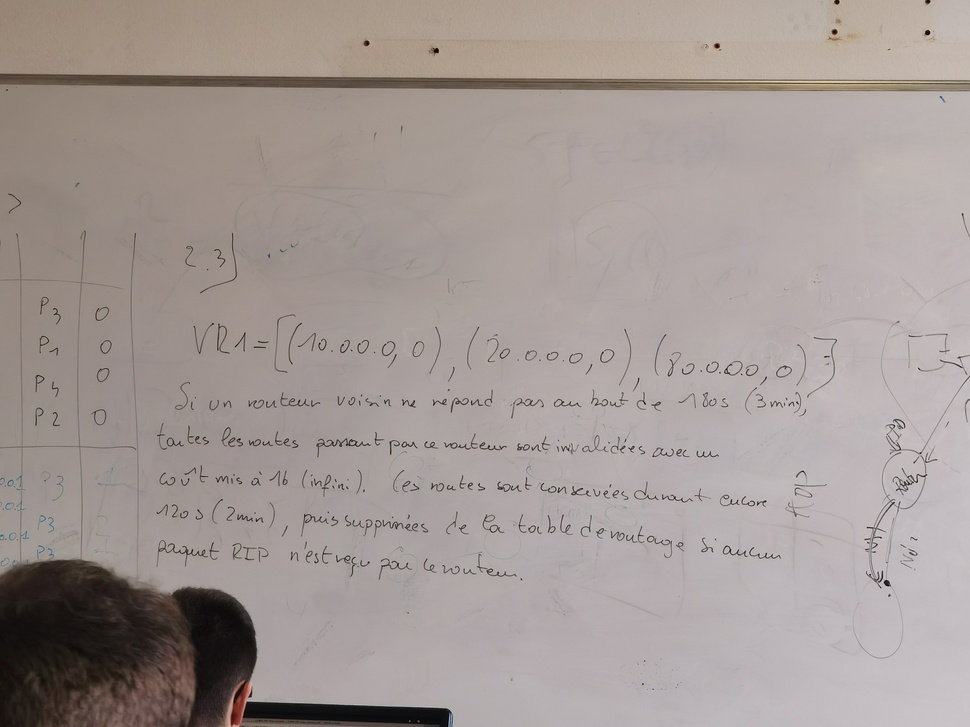
#> input picture All_images/23.jpg, 970 x 727 px, shrunk from 4096 x 3072 before the run, found by its file name
$ python Main_test.py
#> lines starting #> are read from the running program, lines starting #| are printed output that depends on the picture; after the words box and inside, x2 and y2 are one past the last pixel; in counts of white or black regions, pixels touching at a corner belong together
import cv2
import numpy as np
import matplotlib.image as pltimg
import matplotlib.pyplot as plt


# [306 lines left out: functions comparerPixel, convGris, seuil, griserPixel, delimitationImage, binarisationVT and 11 more, not called in this run]

def getCouleurCentre(img):
    """ Récupère la couleur la plus dominante au centre de l'image pour récuperer la couleur du tableau"""
    xcentre = int (img.shape[1]/2)  # avant : (img.shape[0]/2)
    ycentre = int(img.shape[0]/2)   # avant : (img.shape[1]/2)
    couleur0 = 0
    couleur1 = 0
    couleur2 = 0
    nbPixel = 250000
    #On parcourt les pixels du centre de l'image
    for i in range (ycentre-250, ycentre + 250):       # avant : for j
        for j in range (xcentre-250, xcentre + 250):   # avant : for i
            couleur0 += img[i,j][0]
            couleur1 += img[i,j][1]
            couleur2 += img[i,j][2]

    couleur0 //= nbPixel
    couleur1 //= nbPixel
    couleur2 //= nbPixel

    return [couleur0,couleur1,couleur2]


def connexite4texteNonBin(img):
    """ Prend une image avec un tableau,
    et renvoie une autre image avec seulement le texte en blanc

    param :
    img : image dont on vous rendre le texte blanc et le reste noir
    """
    image_padded = np.zeros((img.shape[0] + 8, img.shape[1] + 8, 3), dtype = np.uint8)
    image_padded[4 : -4, 4: -4,0]= img[:,:,0] # [:,:,0] on peut faire cette manip, qd ya 3 canaux au lieu de 1, quand on met une image en niveau de gris seulement mettre 2 canaux. Faut que j'essaye de le faire d'ailleurs
    image_padded[4 : -4, 4: -4,1] = img[:,:,1]
    image_padded[4 : -4, 4: -4,2] = img[:,:,2]

    resfinal = np.zeros((img.shape[0] + 8, img.shape[1] + 8), dtype = np.uint8)
    marge = 60
    couleur = getCouleurCentre(img)

    for i in range (img.shape[0]):
        for j in range(img.shape[1]):
            # if ( (107 <= img[i,j,0] <= 184) and (130 <= img[i,j,1] <= 208) and (161 <= img[i,j,2] <= 242) ) : texte blanc
            # if ( (15 <= img[i,j,0] <= 100) and (10 <= img[i,j,1] <= 100) and (6 <= img[i,j,2] <= 100) ) : # texte noir
            if ( (15 <= img[i,j,0] <= 100) and (10 <= img[i,j,1] <= 100) and (6 <= img[i,j,2] <= 100) ) : # texte noir
                for k in range(j-4,j+4):
                    if ( (couleur[0]-marge <= image_padded[i,k][0] <= couleur[0]+marge) and (couleur[1]-marge <= image_padded[i,k][1] <= couleur[1]+marge) and (couleur[2]-marge <= image_padded[i,k][2] <= couleur[2]+marge) ):
                        resfinal[i,j] = 255
                for l in range(i-4,i+4):
                    if ( (couleur[0]-marge <= image_padded[l,j][0] <= couleur[0]+marge) and (couleur[1]-marge <= image_padded[l,j][1] <= couleur[1]+marge) and (couleur[2]-marge <= image_padded[l,j][2] <= couleur[2]+marge) ) :
                        resfinal[i,j] = 255

    return resfinal

def main():

    #SEGMENTATION ET BINARISATION DU TABLEAU-
    #./Images_Train_et_test/Entrainement_(57)/23.jpg
    img = pltimg.imread("D:/Dossier_chelou/Users/kelli/Documents/GitHub/Projet-Image-Suicide-Squad-/Images_Train_et_test/Entrainement_(57)/23.jpg")
#> img is the input picture: shape (727, 970, 3); mean R, G, B 163.5, 153.4, 150
    # new_img = texteNoir(img)
    new_img = connexite4texteNonBin(img)
#> in connexite4texteNonBin, `image_padded[4 : -4, 4: -4,0]= img[:,:,0] # [:,:,0] on peut faire cett..`:
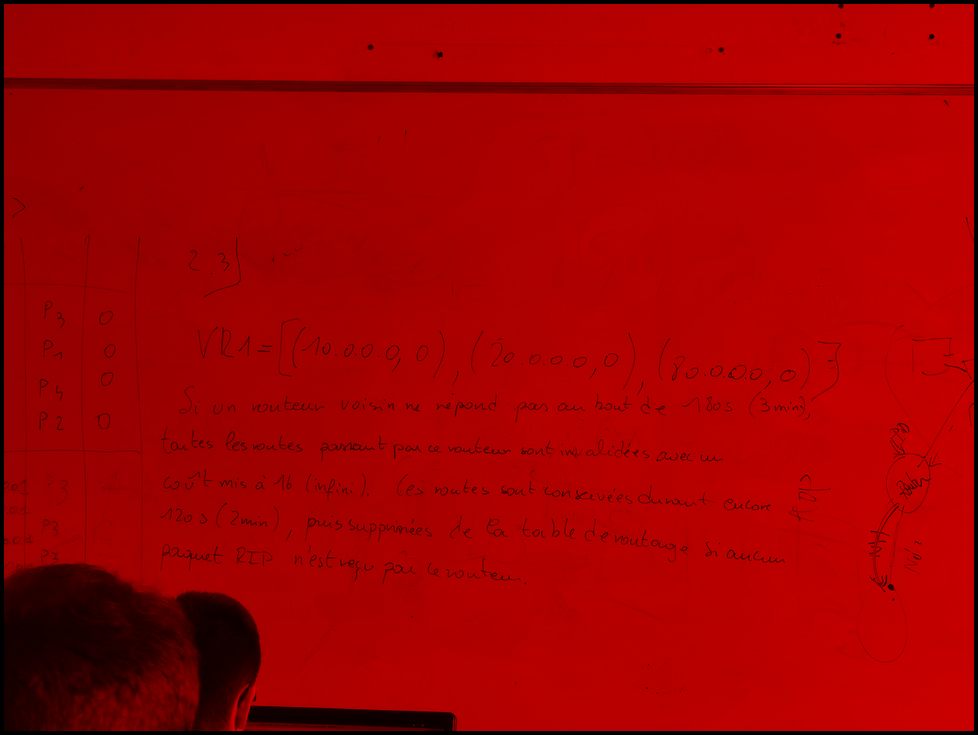
#> image_padded: shape (735, 978, 3); mean R, G, B 160.4, 0, 0
#> in connexite4texteNonBin, `image_padded[4 : -4, 4: -4,1] = img[:,:,1]`:
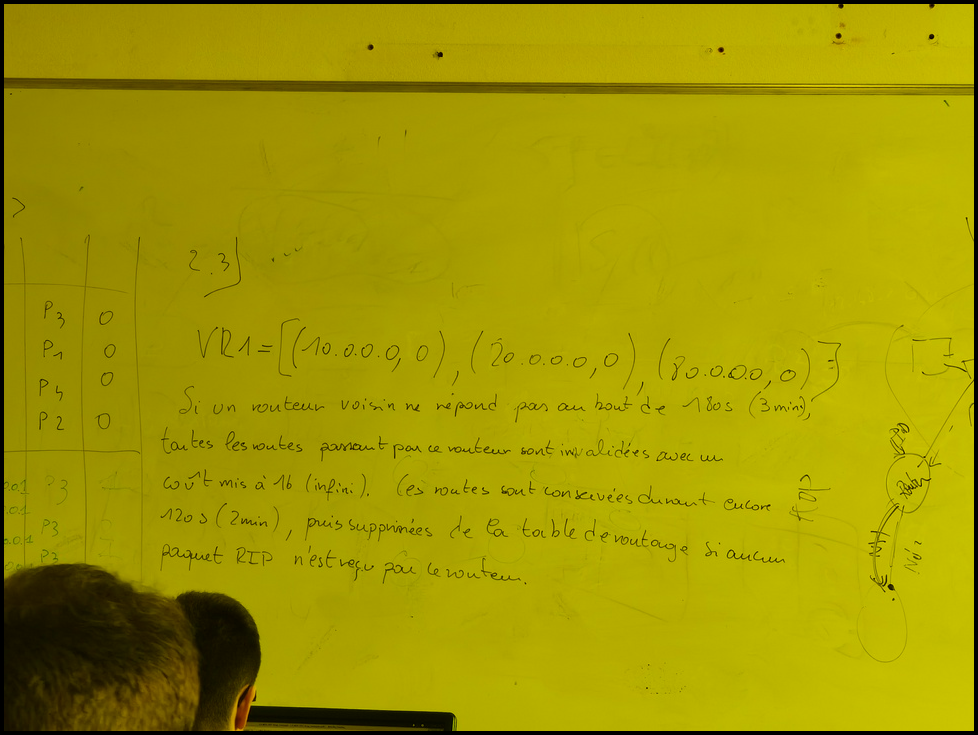
#> image_padded: shape (735, 978, 3); mean R, G, B 160.4, 150.5, 0
#> in connexite4texteNonBin, `image_padded[4 : -4, 4: -4,2] = img[:,:,2]`:
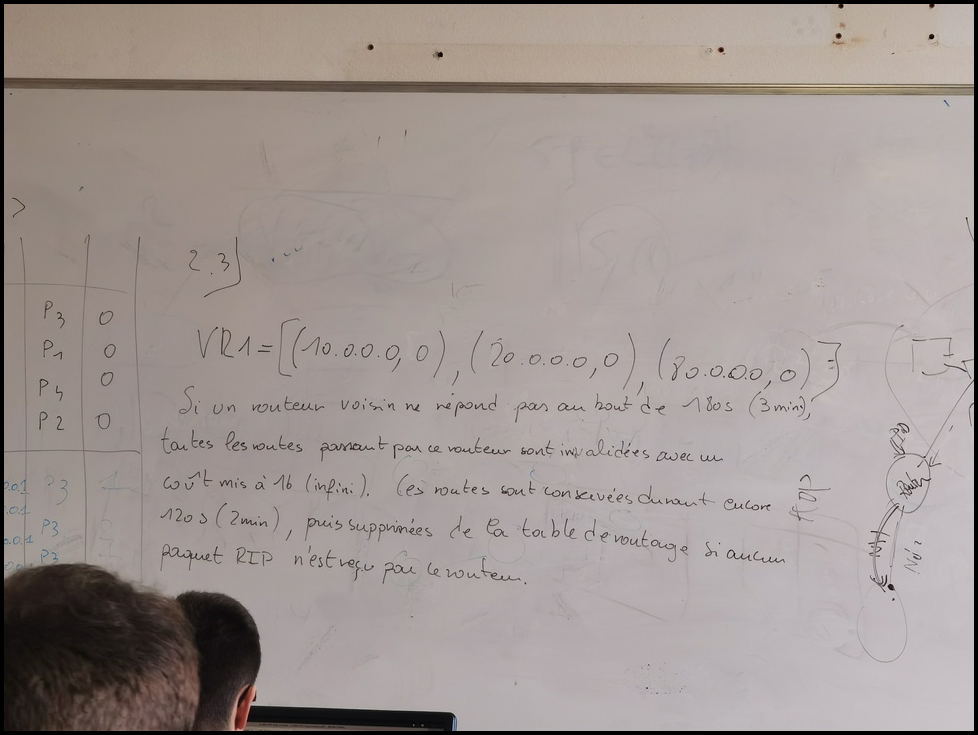
#> image_padded: shape (735, 978, 3); mean R, G, B 160.4, 150.5, 147.1
#> after the loop in getCouleurCentre, `for i in range (ycentre-250, ycentre + 250):`: couleur0 = 42268010; couleur1 = 39905062; couleur2 = 39362241
#> in getCouleurCentre, `couleur0 //= nbPixel`: couleur0 = 169
#> in getCouleurCentre, `couleur1 //= nbPixel`: couleur1 = 159
#> in getCouleurCentre, `couleur2 //= nbPixel`: couleur2 = 157
#> in connexite4texteNonBin, `couleur = getCouleurCentre(img)`: couleur = [169, 159, 157]
#> after the loop in connexite4texteNonBin, `for i in range (img.shape[0]):`:
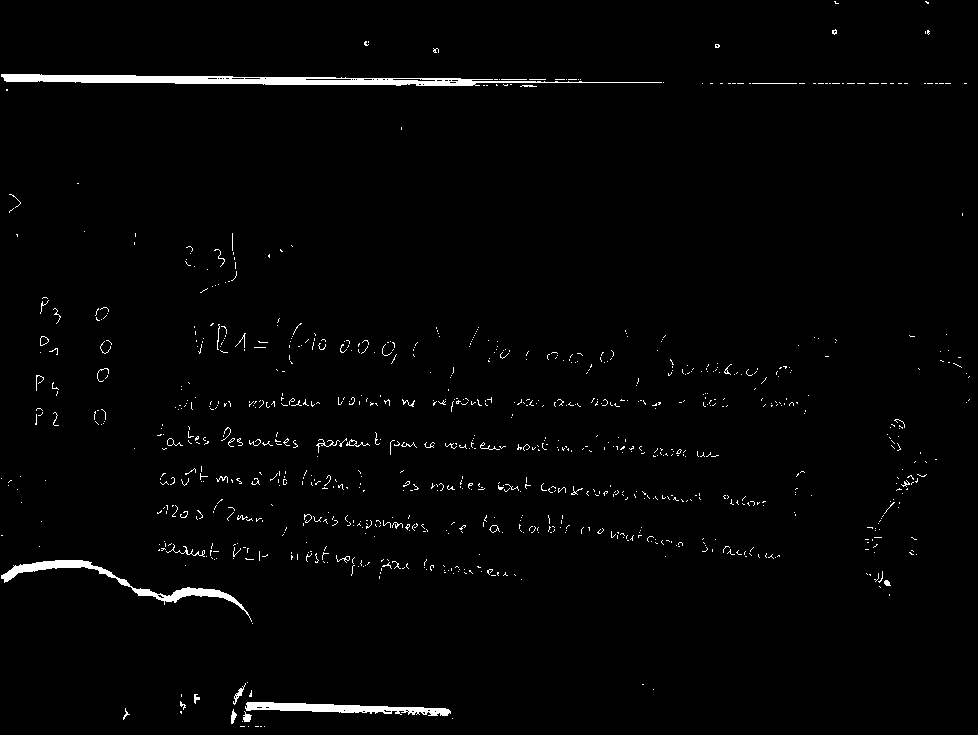
#> resfinal: shape (735, 978); 1.7% white; 931 white regions (884 under 20 px), largest, box (x1, y1, x2, y2) and area: (1, 74, 662, 86) 3673, (1, 560, 252, 622) 1694, (245, 702, 451, 716) 1462
    # contours(img)
    # gris = convGris(img)

    # new_img = seuilCentre(img) # fail 0.jpg,

    # plt.figure()
    # plt.imshow(gris, cmap ='gray')

    # res = connexite4texte(gris)
    # #-

    # #BINARISATION DE LA VERITE TERRAIN-
    # #./Json/JsonIlan/49VT/label.png
    # #./Json/JsonTigran/23VT/label.png
    # vt_img = pltimg.imread("./Json/JsonIlan/54VT/label.png")
    # vt_bin = binarisationVT(vt_img)
    # #-

    # #AFFICHAGE TAUX DE REUSSITE-
    # print("TAUX DE RÉUSSITE :", taux_reussite(gris, vt_bin))
    # #-
    # imgFinale = np.zeros((gris.shape[0],gris.shape[1]),dtype = np.uint8)
    # #listecoordonnee = []
    # #connexite4(gris,imgFinale,(int(gris.shape[0]/2),int(gris.shape[1]/2)),listecoordonnee)

    plt.figure()
    plt.imshow(img, cmap ='gray')
    plt.show()

main()

$ run again, with All_images/1.jpg copied over All_images/23.jpg
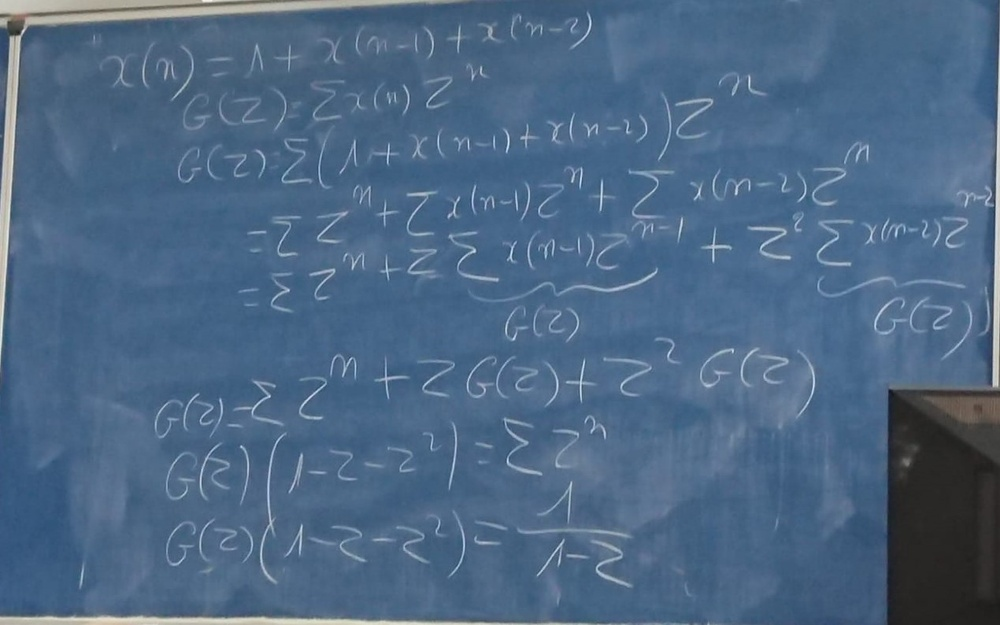
#> input picture All_images/1.jpg, 1000 x 625 px, shrunk from 1270 x 794 before the run, found by its file name
#> in main, img is the input picture: shape (625, 1000, 3); mean R, G, B 76.9, 103.9, 132.7
#> in connexite4texteNonBin, `image_padded[4 : -4, 4: -4,2] = img[:,:,2]`:
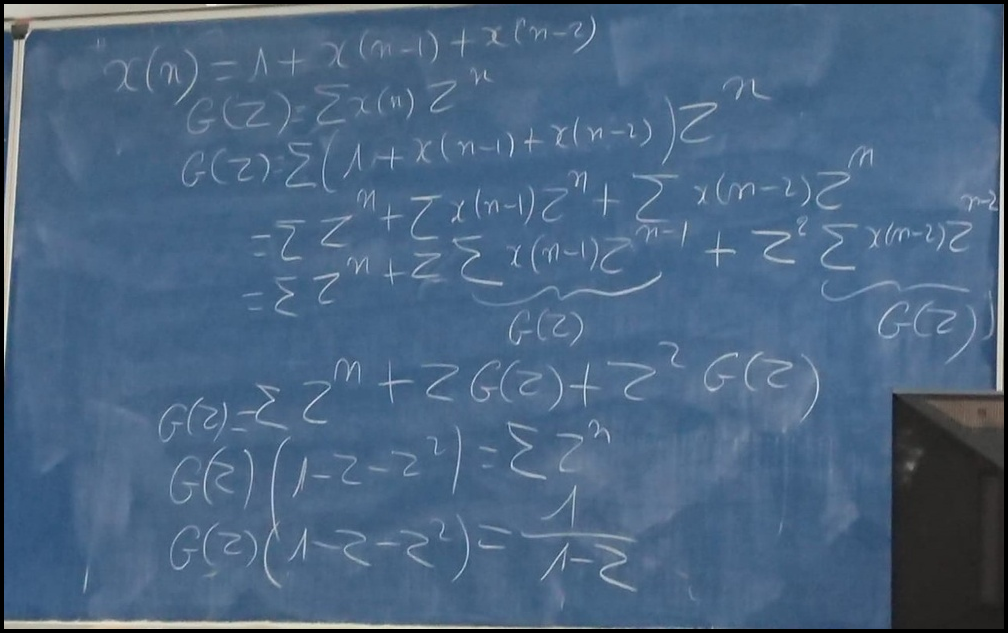
#> image_padded: shape (633, 1008, 3); mean R, G, B 75.4, 101.7, 130
#> after the loop in getCouleurCentre, `for i in range (ycentre-250, ycentre + 250):`: couleur0 = 19320146; couleur1 = 26642818; couleur2 = 34504198
#> in getCouleurCentre, `couleur0 //= nbPixel`: couleur0 = 77
#> in getCouleurCentre, `couleur1 //= nbPixel`: couleur1 = 106
#> in getCouleurCentre, `couleur2 //= nbPixel`: couleur2 = 138
#> couleur = [77, 106, 138]
#> after the loop in connexite4texteNonBin, `for i in range (img.shape[0]):`:
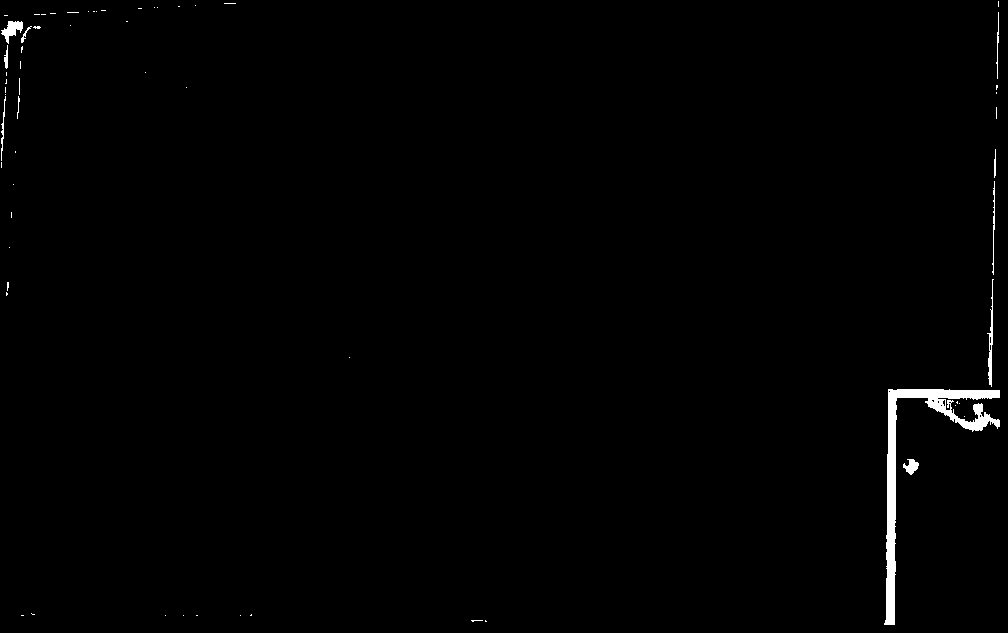
#> resfinal: shape (633, 1008); 0.81% white; 63 white regions (52 under 20 px), largest, box (x1, y1, x2, y2) and area: (884, 389, 1000, 625) 3800, (987, 279, 994, 387) 260, (1, 21, 23, 44) 245

$ run again, with All_images/0.jpg copied over All_images/23.jpg
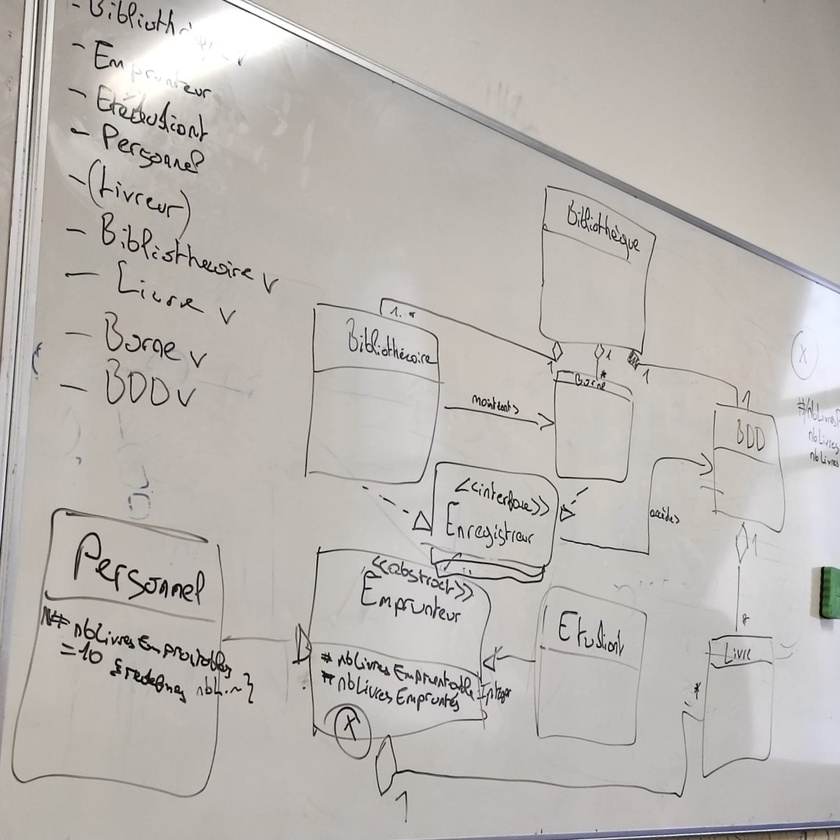
#> input picture All_images/0.jpg, 840 x 840 px, shrunk from 1372 x 1372 before the run, found by its file name
#> in main, img is the input picture: shape (840, 840, 3); mean R, G, B 187.1, 182.3, 178
#> in connexite4texteNonBin, `image_padded[4 : -4, 4: -4,2] = img[:,:,2]`:
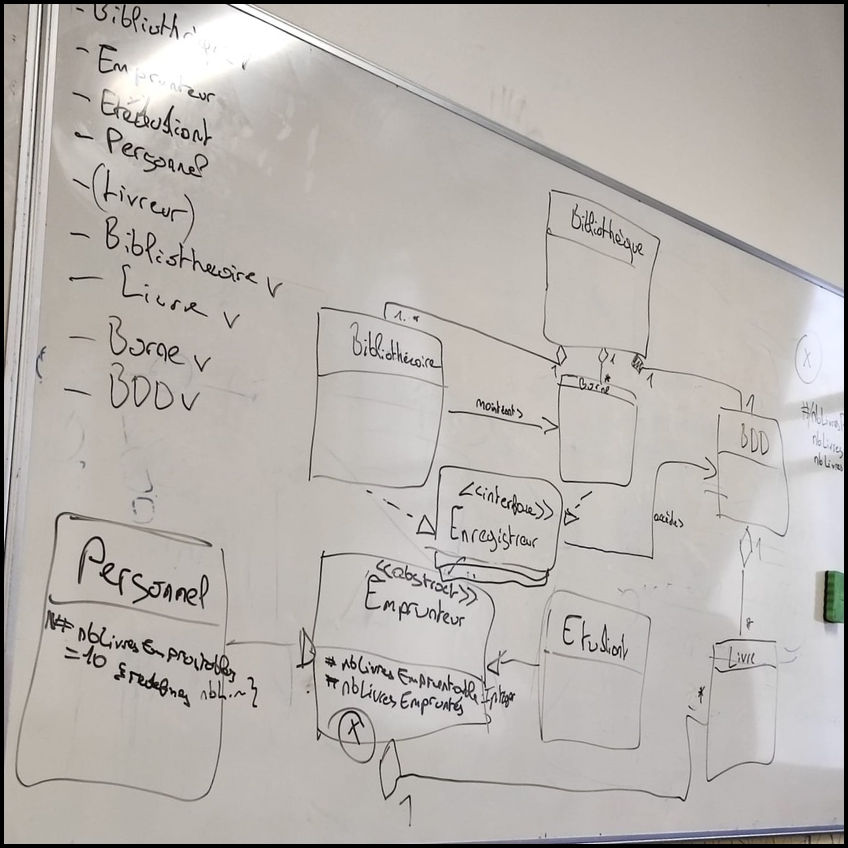
#> image_padded: shape (848, 848, 3); mean R, G, B 183.5, 178.9, 174.7
#> after the loop in getCouleurCentre, `for i in range (ycentre-250, ycentre + 250):`: couleur0 = 47182605; couleur1 = 46009275; couleur2 = 44845609
#> in getCouleurCentre, `couleur0 //= nbPixel`: couleur0 = 188
#> in getCouleurCentre, `couleur1 //= nbPixel`: couleur1 = 184
#> in getCouleurCentre, `couleur2 //= nbPixel`: couleur2 = 179
#> couleur = [188, 184, 179]
#> after the loop in connexite4texteNonBin, `for i in range (img.shape[0]):`:
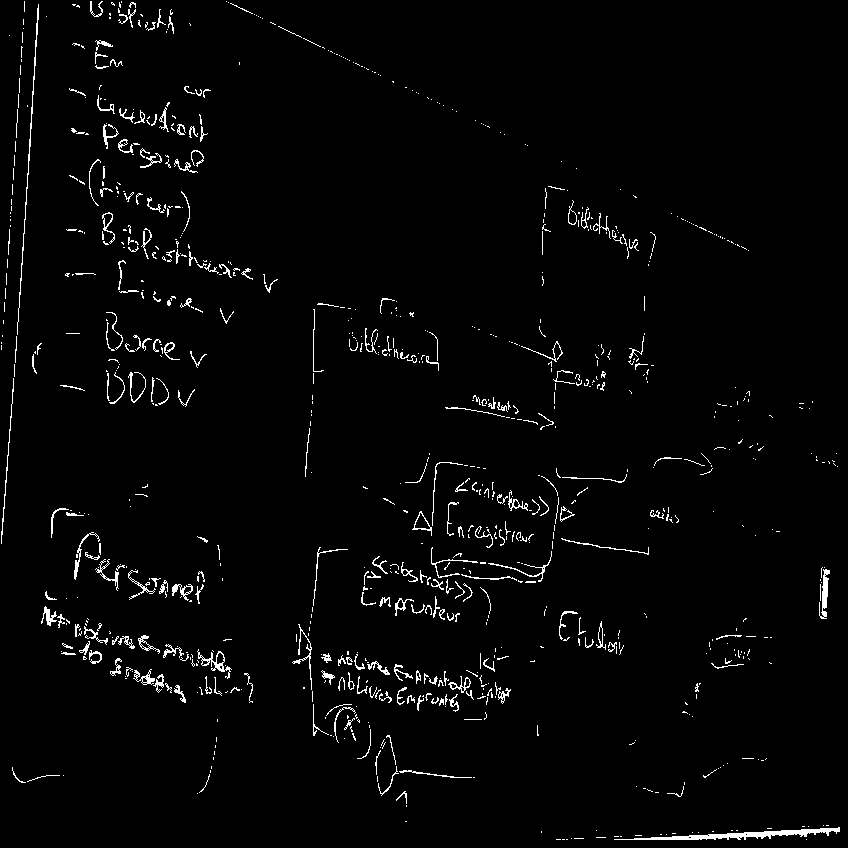
#> resfinal: shape (848, 848); 2.4% white in thin lines or dots
